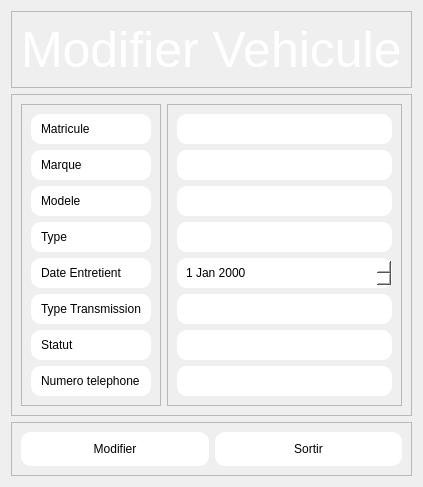
         <widget class="QWidget" name="vemod">
          <layout class="QVBoxLayout" name="verticalLayout_45">
           <item>
            <widget class="QFrame" name="frame_92">
             <property name="sizePolicy">
              <sizepolicy hsizetype="Preferred" vsizetype="Maximum">
               <horstretch>0</horstretch>
               <verstretch>0</verstretch>
              </sizepolicy>
             </property>
             <property name="frameShape">
              <enum>QFrame::Shape::StyledPanel</enum>
             </property>
             <property name="frameShadow">
              <enum>QFrame::Shadow::Raised</enum>
             </property>
             <layout class="QHBoxLayout" name="horizontalLayout_66">
              <item>
               <widget class="QLabel" name="label_95">
                <property name="styleSheet">
                 <string notr="true">QLabel {
            
			color: rgb(255, 255, 255);
            font-size: 50px;         
            qproperty-alignment: 'AlignCenter';}</string>
                </property>
                <property name="text">
                 <string>Modifier Vehicule</string>
                </property>
               </widget>
              </item>
             </layout>
            </widget>
           </item>
           <item>
            <widget class="QFrame" name="frame_91">
             <property name="frameShape">
              <enum>QFrame::Shape::StyledPanel</enum>
             </property>
             <property name="frameShadow">
              <enum>QFrame::Shadow::Raised</enum>
             </property>
             <layout class="QHBoxLayout" name="horizontalLayout_67">
              <item>
               <widget class="QFrame" name="frame_94">
                <property name="frameShape">
                 <enum>QFrame::Shape::StyledPanel</enum>
                </property>
                <property name="frameShadow">
                 <enum>QFrame::Shadow::Raised</enum>
                </property>
                <layout class="QVBoxLayout" name="verticalLayout_46">
                 <item>
                  <widget class="QLabel" name="label_96">
                   <property name="styleSheet">
                    <string notr="true">background-color: rgb(255, 255, 255);
border-radius: 10px;padding:7px;</string>
                   </property>
                   <property name="text">
                    <string>Matricule</string>
                   </property>
                  </widget>
                 </item>
                 <item>
                  <widget class="QLabel" name="label_97">
                   <property name="styleSheet">
                    <string notr="true">background-color: rgb(255, 255, 255);
border-radius: 10px;padding:7px;</string>
                   </property>
                   <property name="text">
                    <string>Marque</string>
                   </property>
                  </widget>
                 </item>
                 <item>
                  <widget class="QLabel" name="label_100">
                   <property name="styleSheet">
                    <string notr="true">background-color: rgb(255, 255, 255);
border-radius: 10px;padding:7px;</string>
                   </property>
                   <property name="text">
                    <string>Modele</string>
                   </property>
                  </widget>
                 </item>
                 <item>
                  <widget class="QLabel" name="label_98">
                   <property name="styleSheet">
                    <string notr="true">background-color: rgb(255, 255, 255);
border-radius: 10px;padding:7px;</string>
                   </property>
                   <property name="text">
                    <string>Type</string>
                   </property>
                  </widget>
                 </item>
                 <item>
                  <widget class="QLabel" name="label_99">
                   <property name="styleSheet">
                    <string notr="true">background-color: rgb(255, 255, 255);
border-radius: 10px;padding:7px;</string>
                   </property>
                   <property name="text">
                    <string>Date Entretient</string>
                   </property>
                  </widget>
                 </item>
                 <item>
                  <widget class="QLabel" name="label_101">
                   <property name="styleSheet">
                    <string notr="true">background-color: rgb(255, 255, 255);
border-radius: 10px;padding:7px;</string>
                   </property>
                   <property name="text">
                    <string>Type Transmission</string>
                   </property>
                  </widget>
                 </item>
                 <item>
                  <widget class="QLabel" name="label_102">
                   <property name="styleSheet">
                    <string notr="true">background-color: rgb(255, 255, 255);
border-radius: 10px;padding:7px;</string>
                   </property>
                   <property name="text">
                    <string>Statut</string>
                   </property>
                  </widget>
                 </item>
                 <item>
                  <widget class="QLabel" name="label_103">
                   <property name="styleSheet">
                    <string notr="true">background-color: rgb(255, 255, 255);
border-radius: 10px;padding:7px;</string>
                   </property>
                   <property name="text">
                    <string>Numero telephone</string>
                   </property>
                  </widget>
                 </item>
                </layout>
               </widget>
              </item>
              <item>
               <widget class="QFrame" name="frame_93">
                <property name="frameShape">
                 <enum>QFrame::Shape::StyledPanel</enum>
                </property>
                <property name="frameShadow">
                 <enum>QFrame::Shadow::Raised</enum>
                </property>
                <layout class="QVBoxLayout" name="verticalLayout_47">
                 <item>
                  <widget class="QLineEdit" name="lineEditvemodmatricule">
                   <property name="sizePolicy">
                    <sizepolicy hsizetype="Expanding" vsizetype="Fixed">
                     <horstretch>0</horstretch>
                     <verstretch>0</verstretch>
                    </sizepolicy>
                   </property>
                   <property name="styleSheet">
                    <string notr="true">background-color: rgb(255, 255, 255);
border-radius: 10px;padding:7px;</string>
                   </property>
                  </widget>
                 </item>
                 <item>
                  <widget class="QLineEdit" name="lineEditvemodmarque">
                   <property name="sizePolicy">
                    <sizepolicy hsizetype="Expanding" vsizetype="Fixed">
                     <horstretch>0</horstretch>
                     <verstretch>0</verstretch>
                    </sizepolicy>
                   </property>
                   <property name="styleSheet">
                    <string notr="true">background-color: rgb(255, 255, 255);
border-radius: 10px;padding:7px;</string>
                   </property>
                  </widget>
                 </item>
                 <item>
                  <widget class="QLineEdit" name="lineEditvemodmodele">
                   <property name="sizePolicy">
                    <sizepolicy hsizetype="Expanding" vsizetype="Fixed">
                     <horstretch>0</horstretch>
                     <verstretch>0</verstretch>
                    </sizepolicy>
                   </property>
                   <property name="styleSheet">
                    <string notr="true">background-color: rgb(255, 255, 255);
border-radius: 10px;padding:7px;</string>
                   </property>
                  </widget>
                 </item>
                 <item>
                  <widget class="QLineEdit" name="lineEditvemodtype">
                   <property name="sizePolicy">
                    <sizepolicy hsizetype="Expanding" vsizetype="Fixed">
                     <horstretch>0</horstretch>
                     <verstretch>0</verstretch>
                    </sizepolicy>
                   </property>
                   <property name="styleSheet">
                    <string notr="true">background-color: rgb(255, 255, 255);
border-radius: 10px;padding:7px;</string>
                   </property>
                  </widget>
                 </item>
                 <item>
                  <widget class="QDateEdit" name="dateEditvemod">
                   <property name="sizePolicy">
                    <sizepolicy hsizetype="Expanding" vsizetype="Fixed">
                     <horstretch>0</horstretch>
                     <verstretch>0</verstretch>
                    </sizepolicy>
                   </property>
                   <property name="styleSheet">
                    <string notr="true">background-color: rgb(255, 255, 255);
border-radius: 10px;padding:7px;</string>
                   </property>
                  </widget>
                 </item>
                 <item>
                  <widget class="QLineEdit" name="lineEditvemodtransmission">
                   <property name="sizePolicy">
                    <sizepolicy hsizetype="Expanding" vsizetype="Fixed">
                     <horstretch>0</horstretch>
                     <verstretch>0</verstretch>
                    </sizepolicy>
                   </property>
                   <property name="styleSheet">
                    <string notr="true">background-color: rgb(255, 255, 255);
border-radius: 10px;padding:7px;</string>
                   </property>
                  </widget>
                 </item>
                 <item>
                  <widget class="QLineEdit" name="lineEditvemodstatut">
                   <property name="sizePolicy">
                    <sizepolicy hsizetype="Expanding" vsizetype="Fixed">
                     <horstretch>0</horstretch>
                     <verstretch>0</verstretch>
                    </sizepolicy>
                   </property>
                   <property name="styleSheet">
                    <string notr="true">background-color: rgb(255, 255, 255);
border-radius: 10px;padding:7px;</string>
                   </property>
                  </widget>
                 </item>
                 <item>
                  <widget class="QLineEdit" name="lineEditvemodnum">
                   <property name="sizePolicy">
                    <sizepolicy hsizetype="Expanding" vsizetype="Fixed">
                     <horstretch>0</horstretch>
                     <verstretch>0</verstretch>
                    </sizepolicy>
                   </property>
                   <property name="styleSheet">
                    <string notr="true">background-color: rgb(255, 255, 255);
border-radius: 10px;padding:7px;</string>
                   </property>
                  </widget>
                 </item>
                </layout>
               </widget>
              </item>
             </layout>
            </widget>
           </item>
           <item>
            <widget class="QFrame" name="frame_90">
             <property name="sizePolicy">
              <sizepolicy hsizetype="Preferred" vsizetype="Maximum">
               <horstretch>0</horstretch>
               <verstretch>0</verstretch>
              </sizepolicy>
             </property>
             <property name="frameShape">
              <enum>QFrame::Shape::StyledPanel</enum>
             </property>
             <property name="frameShadow">
              <enum>QFrame::Shadow::Raised</enum>
             </property>
             <layout class="QHBoxLayout" name="horizontalLayout_65">
              <item>
               <widget class="QPushButton" name="pushButtonvemodmodifier">
                <property name="styleSheet">
                 <string notr="true">QPushButton
{
background-color:rgb(255, 255, 255);
border-radius: 10px;
padding: 10px;
}

QPushButton:Hover {
				background-color: rgb(159, 159, 159);
				border-color: rgb(159, 159, 159);}
</string>
                </property>
                <property name="text">
                 <string>Modifier</string>
                </property>
               </widget>
              </item>
              <item>
               <widget class="QPushButton" name="pushButtonvemodsortir">
                <property name="styleSheet">
                 <string notr="true">QPushButton
{
background-color:rgb(255, 255, 255);
border-radius: 10px;
padding: 10px;
}

QPushButton:Hover {
				background-color: rgb(159, 159, 159);
				border-color: rgb(159, 159, 159);}
</string>
                </property>
                <property name="text">
                 <string>Sortir</string>
                </property>
               </widget>
              </item>
             </layout>
            </widget>
           </item>
          </layout>
         </widget>
